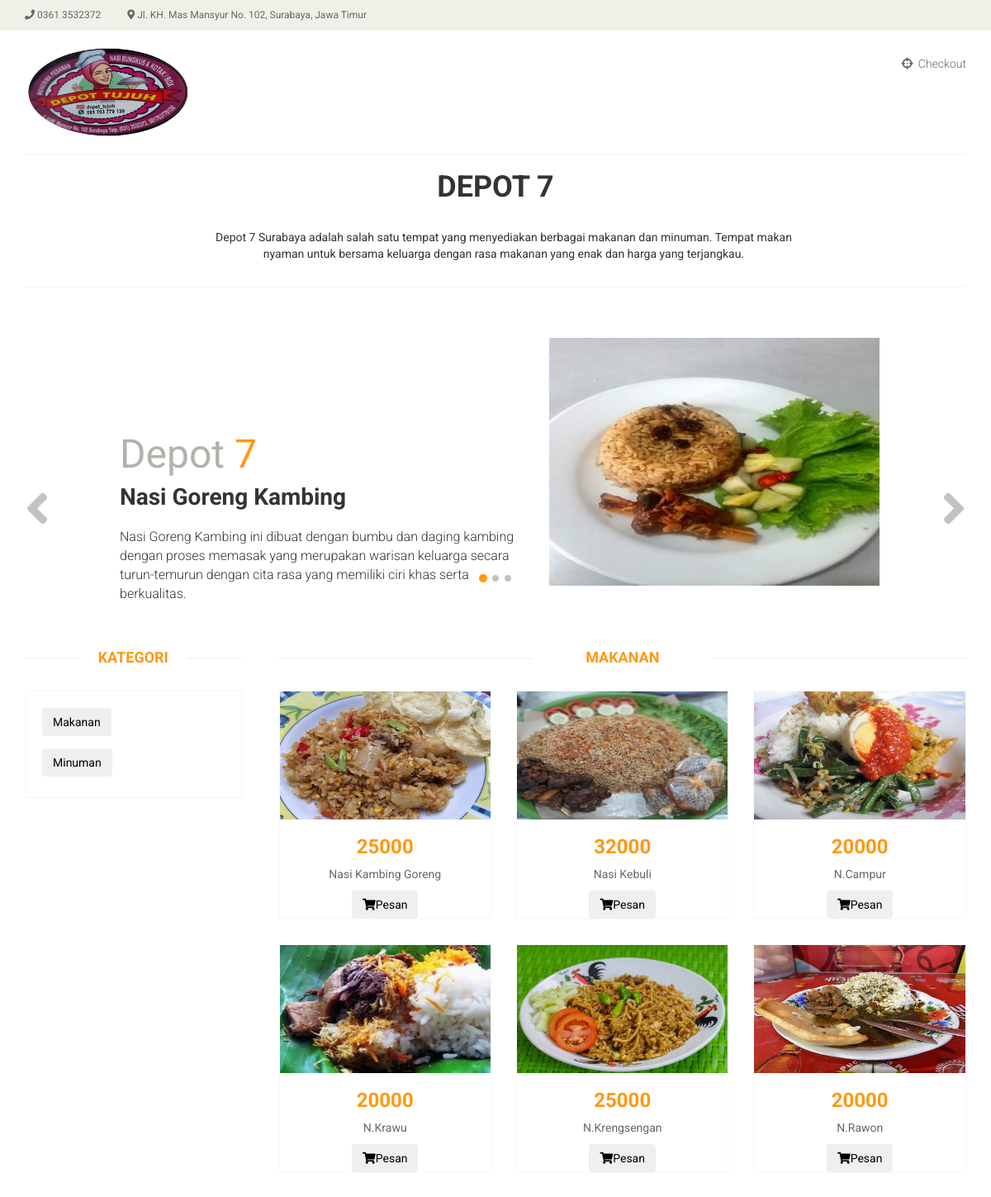
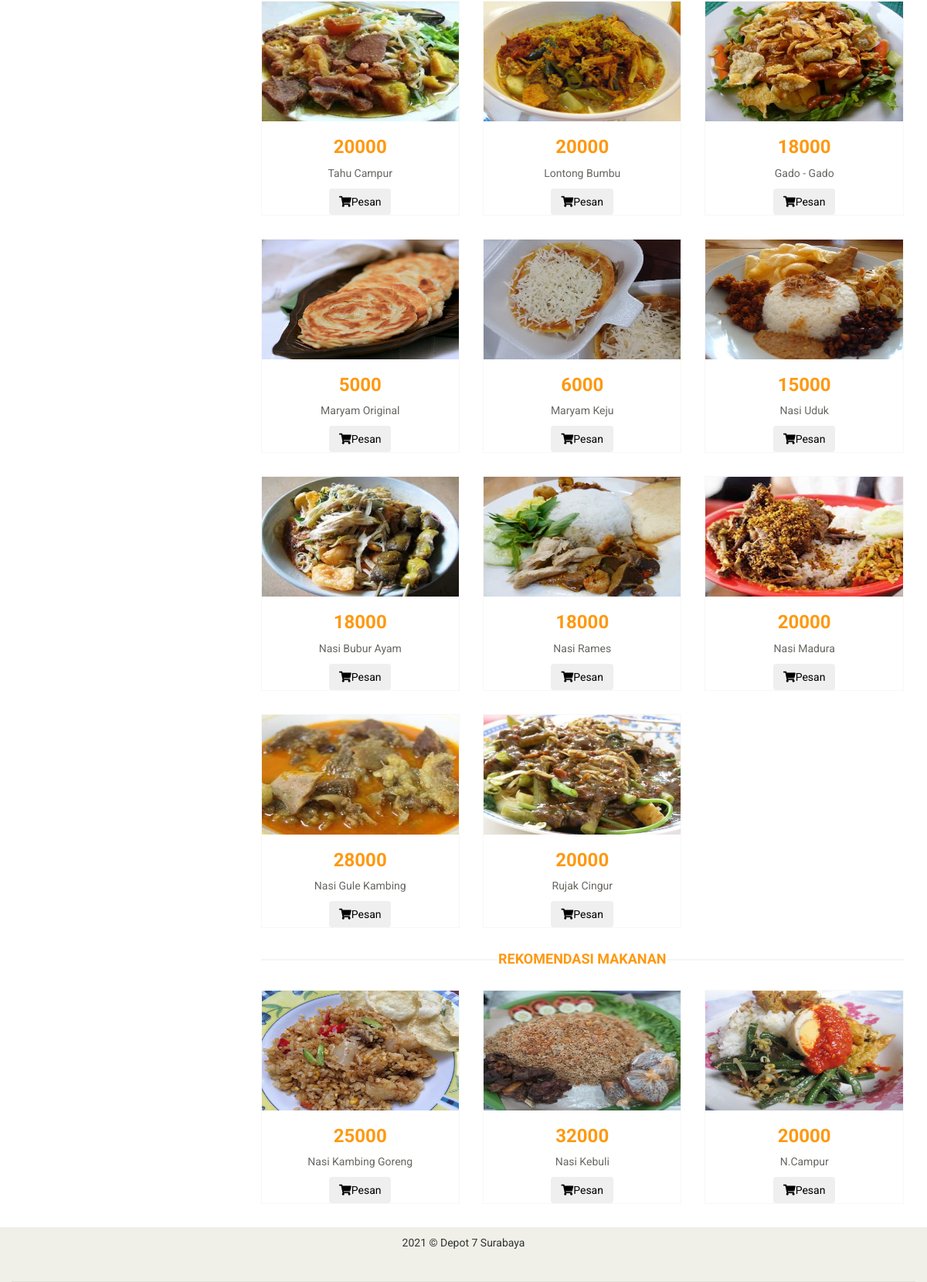
The page / on the database its author committed (2 pictures, top to bottom).
### tables this page shows
CREATE TABLE `makanan` (
  `id_makanan` int(11) NOT NULL,
  `nama_makanan` varchar(50) NOT NULL,
  `harga_makanan` float NOT NULL,
  `gambar_makanan` varchar(50) NOT NULL
);

### Menu/Connection.php (called while the page is built, shortened)
<?php
    class Connection{
        protected $host = "localhost";
        protected $user = "root";
        protected $pass = "";
        protected $db = "depot_7";
        public function __construct(){
            $this->conn = new mysqli($this->host, $this->user, $this->pass, $this->db);
            return $this->conn;
        }
    }
?>

### Menu/makanan.php (called while the page is built, shortened)
<?php
    require_once 'Connection.php';
    class Makanan extends Connection{
        private $conn;
        public function __construct()
        {
            $this->conn = parent::__construct();
        }
        public function getMakanan(){
            $makanan = [];
            $sql = "SELECT * FROM makanan";
            $res = mysqli_query($this->conn, $sql);
            while($r = mysqli_fetch_assoc($res)){
                $makanan[] = $r;
            }
            return $makanan;
        }
        public function getRecommendMakanan(){
            $makanan = [];
            $sql = "SELECT * FROM makanan LIMIT 3";
            $res = mysqli_query($this->conn, $sql);
            while($r = mysqli_fetch_assoc($res)){
                $makanan[] = $r;
            }
            return $makanan;
        }
    }
?>

### index.php (the view, shortened to what this page needs)
<?php
	require 'Menu/makanan.php';
	$makanan = new Makanan();
?>
<!DOCTYPE html>
<html lang="en">
<head>
    <link href="css/bootstrap.min.css" rel="stylesheet">
    <link href="css/style.css" rel="stylesheet">
	<link rel="stylesheet" href="https://cdnjs.cloudflare.com/ajax/libs/font-awesome/5.15.3/css/all.min.css" />
    <link href="css/prettyPhoto.css" rel="stylesheet">
    <link href="css/price-range.css" rel="stylesheet">
    <link href="css/animate.css" rel="stylesheet">
	<link href="css/main.css" rel="stylesheet">
	<link href="css/responsive.css" rel="stylesheet">
</head>
<body>
<div class="header_top">
			<div class="container">
				<div class="row">
					<div class="col-sm-6">
						<div class="contactinfo">
							<ul class="nav nav-pills">
								<li><a href="#"><i class="fa fa-phone"></i> 0361 3532372</a></li>
								<li><a href="#"><i class="fas fa-map-marker-alt"></i> Jl. KH. Mas Mansyur No. 102, Surabaya, Jawa Timur</a></li>
							</ul>
						</div>
					</div>
				</div>
			</div>
		</div>
		<div class="header-middle">
			<div class="container">
				<div class="row">
					<div class="col-sm-4">
						<div class="logo pull-left">
							<a href="index.html"><img src="images/home/depot7.png
							" width="200px" alt="" /></a>
						</div>
					</div>
					<div class="col-sm-8">
						<div class="shop-menu pull-right">
							<ul class="nav navbar-nav">
								<li><a href="checkout.php"><i class="fa fa-crosshairs"></i> Checkout</a></li>
							</ul>
						</div>
					</div>
				</div>
			</div>
		</div>
		<h1 style="text-align: center; font-weight: bold;">DEPOT 7</h1>
		<div class="header-middle">
			<div class="container">
				<div class="row">
					<div style="margin-left: 200px;" class="col-lg-8">
						<p style="text-align: center;">Depot 7 Surabaya adalah salah satu tempat yang menyediakan berbagai makanan dan minuman.
						Tempat makan nyaman untuk bersama keluarga dengan rasa makanan yang enak dan harga yang terjangkau.</p>
					</div>
				</div>
			</div>
		</div>
		<div class="header-bottom">
			<div class="container">
				<div class="row">
					<div class="col-sm-9">
					</div>
				</div>
			</div>
		</div>
	<section id="slider">
		<div class="container">
			<div class="row">
				<div class="col-sm-12">
					<div id="slider-carousel" class="carousel slide" data-ride="carousel">
						<ol class="carousel-indicators">
							<li data-target="#slider-carousel" data-slide-to="0" class="active"></li>
							<li data-target="#slider-carousel" data-slide-to="1"></li>
							<li data-target="#slider-carousel" data-slide-to="2"></li>
						</ol>
						<div class="carousel-inner">
							<div class="item active">
								<div class="col-sm-6">
									<h1>Depot<span> 7</span></h1>
									<h2>Nasi Goreng Kambing</h2>
									<p>Nasi Goreng Kambing ini dibuat dengan bumbu dan daging kambing dengan proses memasak yang merupakan warisan keluarga secara turun-temurun dengan cita rasa yang memiliki ciri khas serta berkualitas.</p>
								</div>
								<div class="col-sm-6">
									<img src="images/nasigorengkambing1.jpg" class="girl img-responsive" alt="" />
								</div>
							</div>
						</div>
						<a href="#slider-carousel" class="left control-carousel hidden-xs" data-slide="prev">
							<i class="fa fa-angle-left"></i>
						</a>
						<a href="#slider-carousel" class="right control-carousel hidden-xs" data-slide="next">
							<i class="fa fa-angle-right"></i>
						</a>
					</div>
				</div>
			</div>
		</div>
	</section>
	<section>
		<div class="container">
			<div class="row">
				<div class="col-sm-3">
					<div class="left-sidebar">
						<h2 class="">KATEGORI</h2>
						<div class="panel-group category-products" id="accordian">
							<div class="panel panel-default">
								<div class="panel-heading">
									<h4 class="panel-title "><button class="btn" id="linkMakanan">Makanan</a></h4>
								</div>
							</div>
							<div class="panel panel-default">
								<div class="panel-heading">
									<h4 class="panel-title "><button class="btn" id="linkMinuman">Minuman</a></h4>
								</div>
							</div>
						</div>
					</div>
				</div>
				<div class="col-sm-9 padding-right">
					<div id="boxMakanan" class="features_items">
						<h2 class="title text-center">Makanan</h2>
						<?php foreach($makanan->getMakanan() as $mkn) : ?>
							<div class="col-sm-4">
								<div class="product-image-wrapper">
									<div class="single-products">
										<div class="productinfo text-center">
										<img style="height: 155px;" width="200px" src="images/<?= $mkn["gambar_makanan"] ?>" alt="" />
										<h2><?= $mkn["harga_makanan"] ?></h2>
										<p><?= $mkn["nama_makanan"] ?></p>
										<form action="checkout.php" method="post">
											<button type="submit" class="btn"><i class="fa fa-shopping-cart"></i>Pesan</button>
										</form>
										</div>
									</div>
								</div>
							</div>
						<?php endforeach; ?>
					</div>
					<div class="recommended_items">
						<h2 class="title text-center">Rekomendasi Makanan</h2>
						<?php foreach($makanan->getRecommendMakanan() as $mkn) : ?>
							<div class="col-sm-4">
								<div class="product-image-wrapper">
									<div class="single-products">
										<div class="productinfo text-center">
										<img style="height: 155px;" width="200px" src="images/<?= $mkn["gambar_makanan"] ?>" alt="" />
										<h2><?= $mkn["harga_makanan"] ?></h2>
										<p><?= $mkn["nama_makanan"] ?></p>
										<form action="checkout.php" method="post">
											<button type="submit" class="btn"><i class="fa fa-shopping-cart"></i>Pesan</button>
										</form>
										</div>
									</div>
								</div>
							</div>
						<?php endforeach; ?>
					</div>
				</div>
			</div>
		</div>
	</section>
	<footer id="footer">
		<div class="footer-top">
			<div class="container">
				<div class="row">
					<div style="padding: 10px 0;" class="col">
						<p style="text-align: center;" class="footer">2021 © Depot 7 Surabaya</p>
					</div>
				</div>
			</div>
		</div>
	</footer>
</body>
</html>

### css/main.css (style rules this page uses)
body { font-family: 'Roboto', sans-serif; background:; position: relative; font-weight:400px; }
ul li { list-style: none; }
a { -webkit-transition: 300ms; -moz-transition: 300ms; -o-transition: 300ms; transition: 300ms; }
h1, h2, h3, h4, h5, h6 { font-family: 'Roboto', sans-serif; }
.header_top { background: none repeat scroll 0 0 #F0F0E9; }
.contactinfo ul li:first-child { margin-left: -15px; }
.contactinfo ul li a { font-size: 12px; color: #696763; font-family: 'Roboto', sans-serif; }
.header-middle .container .row { border-bottom: 1px solid #f5f5f5; margin-left: 0; margin-right: 0; padding-bottom: 20px; padding-top: 20px; }
.header-middle .container .row .col-sm-4 { padding-left: 0; }
.header-middle .container .row .col-sm-8 { padding-right:0; }
.shop-menu ul li { display:inline-block; padding-left: 15px; padding-right: 15px; }
.shop-menu ul li:last-child { padding-right: 0; }
.shop-menu ul li a { background: #FFFFFF; color: #696763; font-family: 'Roboto', sans-serif; font-size: 14px; font-weight: 300; padding:0; padding-right: 0; margin-top: 10px; }
.shop-menu ul li a i { margin-right:3px; }
.header-bottom { padding-bottom: 30px; padding-top: 30px; }
#footer { background: #F0F0E9; }
.footer-top .container { border-bottom: 1px solid #E0E0DA; padding-bottom: 20px; }
#slider { padding-bottom: 45px; }
.carousel-indicators li { background: #C4C4BE; }
.carousel-indicators li.active { background: #FE980F; }
.item { padding-left: 100px; }
.girl { margin-left: 0; }
.item h1 { color: #B4B1AB; font-family: abel; font-size: 48px; margin-top: 115px; }
.item h1 span { color:#FE980F; }
.item h2 { color: #363432; font-family: 'Roboto', sans-serif; font-size: 28px; font-weight: 700; margin-bottom: 22px; margin-top: 10px; }
.item p { color:#363432; font-size:16px; font-weight:300; font-family: 'Roboto', sans-serif; }
.control-carousel { position: absolute; top: 50%; font-size: 60px; color: #C2C2C1; }
.right { right: 0; }
.category-products { border: 1px solid #F7F7F0; margin-bottom: 35px; padding-bottom: 20px; padding-top: 15px; }
.left-sidebar h2, .brands_products h2 { color: #FE980F; font-family: 'Roboto', sans-serif; font-size: 18px; font-weight: 700; margin: 0 auto 30px; text-align: center; text-transform: uppercase; position: relative; z-index:3; }
.left-sidebar h2:after, h2.title:after { content: " "; position: absolute; border: 1px solid #f5f5f5; bottom:8px; left: 0; width: 100%; height: 0; z-index: -2; }
.left-sidebar h2:before { content: " "; position: absolute; background: #fff; bottom: -6px; width: 130px; height: 30px; z-index: -1; left: 50%; margin-left: -65px; }
h2.title:before { content: " "; position: absolute; background: #fff; bottom: -6px; width: 220px; height: 30px; z-index: -1; left: 50%; margin-left: -110px; }
.category-products .panel { background-color: #FFFFFF; border: 0px; border-radius: 0px; box-shadow:none; margin-bottom: 0px; }
.category-products .panel-default .panel-heading { background-color: #FFFFFF; border: 0 none; color: #FFFFFF; padding: 5px 20px; }
.padding-right { padding-right: 0; }
.features_items { overflow:hidden; }
h2.title { color: #FE980F; font-family: 'Roboto', sans-serif; font-size: 18px; font-weight: 700; margin: 0 15px; text-transform: uppercase; margin-bottom: 30px; position: relative; }
.product-image-wrapper { border:1px solid #F7F7F5; overflow: hidden; margin-bottom:30px; }
.single-products { position: relative; }
.productinfo h2 { color: #FE980F; font-family: 'Roboto', sans-serif; font-size: 24px; font-weight: 700; }
.productinfo p { font-family: 'Roboto', sans-serif; font-size: 14px; font-weight: 400; color: #696763; }
.productinfo img { width: 100%; }
.productinfo { position:relative; }
.recommended_items { overflow: hidden; }

### rows shown on the page
makanan: gambar_makanan (picture), harga_makanan "25000", nama_makanan "Nasi Kambing Goreng"
makanan: gambar_makanan (picture), harga_makanan "32000", nama_makanan "Nasi Kebuli"
makanan: gambar_makanan (picture), harga_makanan "20000", nama_makanan "N.Campur"
makanan: gambar_makanan (picture), harga_makanan "20000", nama_makanan "N.Krawu"
makanan: gambar_makanan (picture), harga_makanan "25000", nama_makanan "N.Krengsengan"
makanan: gambar_makanan (picture), harga_makanan "20000", nama_makanan "N.Rawon"
makanan: gambar_makanan (picture), harga_makanan "20000", nama_makanan "Tahu Campur"
makanan: gambar_makanan (picture), harga_makanan "20000", nama_makanan "Lontong Bumbu"
makanan: gambar_makanan (picture), harga_makanan "18000", nama_makanan "Gado - Gado"
makanan: gambar_makanan (picture), harga_makanan "5000", nama_makanan "Maryam Original"
makanan: gambar_makanan (picture), harga_makanan "6000", nama_makanan "Maryam Keju"
makanan: gambar_makanan (picture), harga_makanan "15000", nama_makanan "Nasi Uduk"
makanan: gambar_makanan (picture), harga_makanan "18000", nama_makanan "Nasi Bubur Ayam"
makanan: gambar_makanan (picture), harga_makanan "18000", nama_makanan "Nasi Rames"
makanan: gambar_makanan (picture), harga_makanan "20000", nama_makanan "Nasi Madura"
makanan: gambar_makanan (picture), harga_makanan "28000", nama_makanan "Nasi Gule Kambing"
makanan: gambar_makanan (picture), harga_makanan "20000", nama_makanan "Rujak Cingur"
